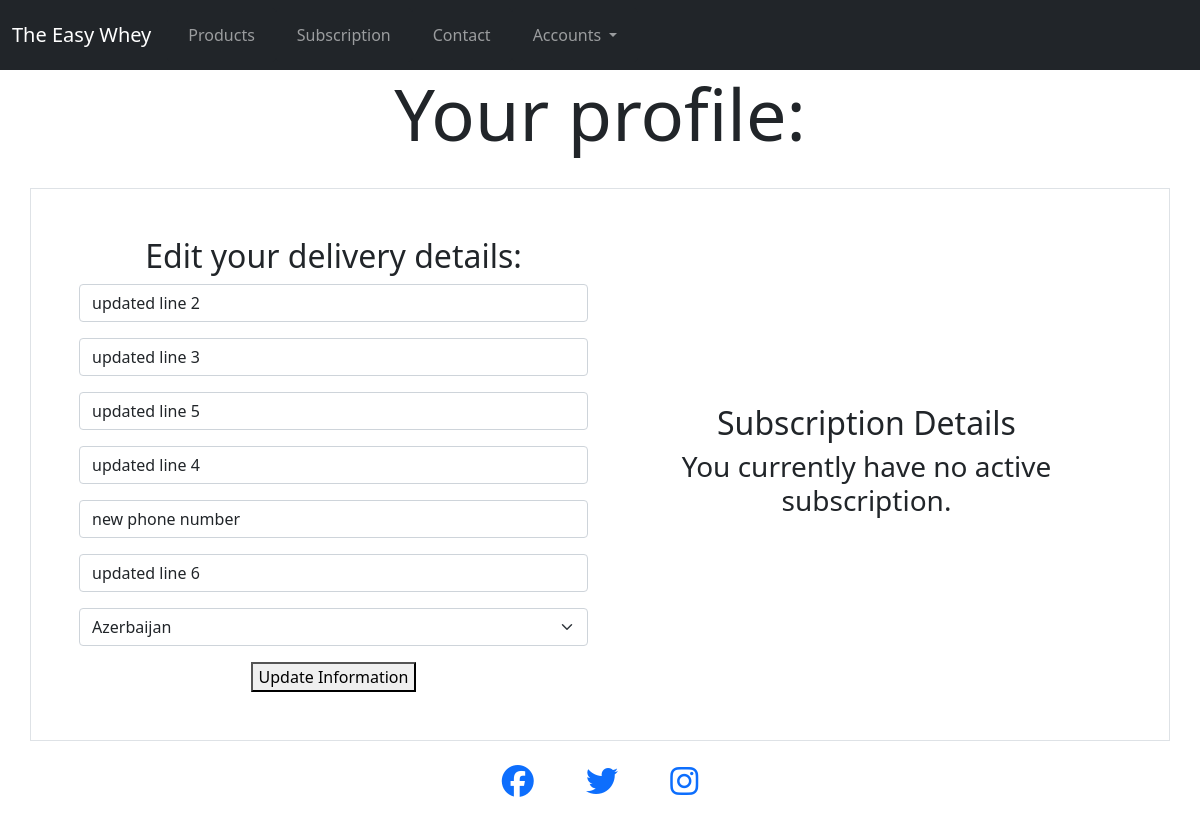
The page /profile/ (signed in) on the database as committed earlier.
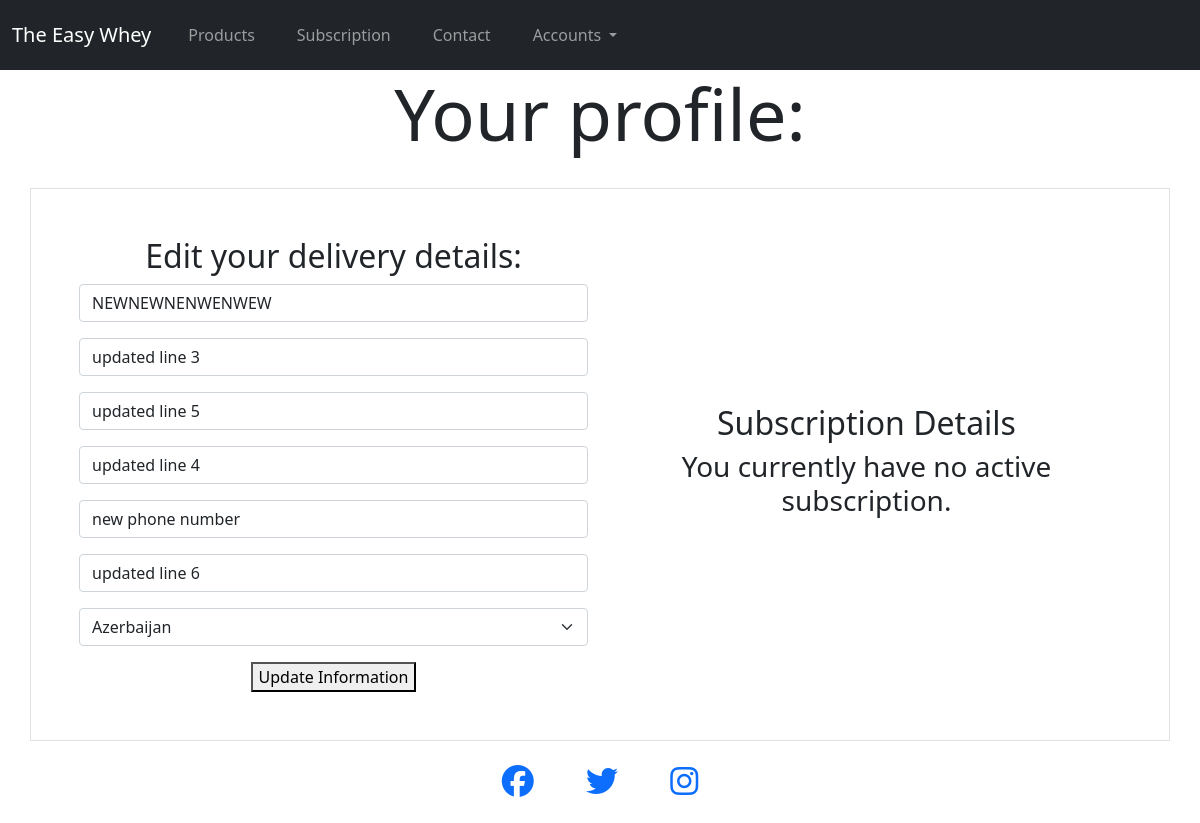
The same page on the database as committed later.
### profiles/models.py (models this page shows, shortened)
class UserProfile(models.Model):
    user = models.OneToOneField(User, on_delete=models.CASCADE)
    default_address_one = models.CharField(max_length=100, null=True, blank=True)
    default_address_two = models.CharField(max_length=100, null=True, blank=True)
    default_town_city = models.CharField(max_length=50, null=True, blank=True)
    default_postcode = models.CharField(max_length=50, null=True, blank=True)
    default_phone_number = models.CharField(max_length=50, null=True, blank=True)
    default_county = models.CharField(max_length=50, null=True, blank=True)
    default_country = CountryField(blank_label="Country", null=True, blank=True)

### profiles/views.py (the view)
# urls.py: path('profile/', views.profile, name="profile"),
@login_required
def profile(request):
    profile = get_object_or_404(UserProfile, user=request.user)
    if request.method == "POST":
        form = UserProfileForm(request.POST, instance=profile)
        if form.is_valid():
            form.save()
            messages.success(request, "Profile saved.")
    form = UserProfileForm(instance=profile)
    if hasattr(profile, 'subscriptions'):
        subscription = profile.subscriptions
        context = {
            "form": form,
            "subscription": subscription,
        }
    else:
        context = {
            "form": form,
        }
    return render(request, "profiles/profile.html", context)

### profiles/forms.py
class UserProfileForm(forms.ModelForm):
    class Meta:
        model = UserProfile
        exclude = ("user",)
    def __init__(self, *args, **kwargs):
        super().__init__(*args, **kwargs)
        placeholders = {
            "default_address_one": "Street Address 1",
            "default_address_two": "Street Address 2",
            "default_town_city": "Town or City",
            "default_postcode": "Postcode",
            "default_phone_number": "Phone Number",
            "default_county": "County",
            "default_country": "County",
        }
        self.fields["default_address_one"].widget.attrs["autofocus"] = True
        for field in self.fields:
            if self.fields[field].required:
                placeholder = f"{placeholders[field]} *"
            else:
                placeholder = placeholders[field]
            self.fields[field].widget.attrs["placeholder"] = placeholder
            self.fields[field].label = False

### templates/profiles/profile.html (shortened to what this page needs)
{% extends 'base.html' %}
{% load static %}
{% block header %}
<div class="container-fluid">
    <div class="row">
        <div class="col text-center">
            <h2 class="display-2">Your profile:</h2>
        </div>
    </div>
</div>
{% endblock %}
{% block content %}
<div class="container border py-5 px-5 mt-4">
    <div class="row justify-content-center align-items-center">
        <div class="col-md-6 text-center">
            <h2>Edit your delivery details:</h2>
            <form action="{% url 'profile' %}" method="POST" id="profile-delivery-form">
                {{ form | crispy }}
                <button type="submit">Update Information</button>
            </form>
        </div>
        <div class="col-md-6 text-center">
            <h2>Subscription Details</h2>
            {% if subscription %}
            <table class="table table-hover align-middle">
                <thead>
                    <tr>
                        <th scope="col">Subscription Number</th>
                        <th scope="col">Utilities</th>
                    </tr>
                </thead>
                <tbody>
                    <tr>
                        <td><a href="{% url 'subscription_history' subscription.subscription_number %}"
                                title="{{ subscription.subscription_number }}">{{ subscription.subscription_number|truncatechars:12 }}</a>
                        </td>
                        <td><button type="button" class="btn btn-danger" data-bs-toggle="modal"
                                data-bs-target="#staticBackdrop{{ forloop.counter }}">
                                Cancel Subscription
                            </button>
                            <div class="modal fade" id="staticBackdrop{{ forloop.counter }}" data-bs-backdrop="static"
                                data-bs-keyboard="false" tabindex="-1"
                                aria-labelledby="staticBackdropLabel{{ forloop.counter }}" aria-hidden="true">
                                <div class="modal-dialog modal-dialog-centered ">
                                    <div class="modal-content">
                                        <div class="modal-header">
                                            <h5 class="modal-title" id="staticBackdropLabel{{ forloop.counter }}">
                                                Delete
                                            </h5>
                                            <button type="button" class="btn-close" data-bs-dismiss="modal"
                                                aria-label="Close"></button>
                                        </div>
                                        <div class="modal-body">
                                            Are you sure you want to cancel this subscription?
                                        </div>
                                        <div class="modal-footer">
                                            <button type="button" class="btn btn-secondary"
                                                data-bs-dismiss="modal">No</button>
                                            <a class="btn btn-danger" href="">Yes</a>
                                        </div>
                                    </div>
                                </div>
                            </div>
                        </td>
                    </tr>
                </tbody>
            </table>
            {% else %}
            <h3>You currently have no active subscription.</h3>
            {% endif %}
        </div>
    </div>
</div>
{% endblock %}

### templates/base.html (shortened to what this page needs)
{% load static %}
<!DOCTYPE html>
<html lang="en">
<head>
    {% block css %}
    <link href="https://cdn.jsdelivr.net/npm/bootstrap@5.0.2/dist/css/bootstrap.min.css" rel="stylesheet"
>
    <link rel="stylesheet" href="{% static 'css/style.css' %}">
    {% endblock %}
</head>
<body>
    <nav class="navbar navbar-expand-lg navbar-dark bg-dark">
        <div class="container-fluid">
            <a class="navbar-brand" href="/">The Easy Whey</a>
            <div class="collapse navbar-collapse" id="navbarNavDropdown">
                <ul class="navbar-nav">
                    <li class="nav-item btn btn-dark">
                        <a class="nav-link" href="{% url 'product_detail' %}">Products</a>
                    </li>
                    <li class="nav-item btn btn-dark">
                        <a class="nav-link" href="{% url 'subscribe' %}">Subscription</a>
                    </li>
                    <li class="nav-item btn btn-dark">
                        <a class="nav-link" href="{% url 'contact' %}">Contact</a>
                    </li>
                    <li class="nav-item dropdown btn btn-dark">
                        <a class="nav-link dropdown-toggle" href="#" id="navbarDropdownMenuLink" role="button"
                            data-bs-toggle="dropdown" aria-expanded="false">
                            Accounts
                        </a>
                    </li>
                </ul>
            </div>
        </div>
    </nav>
    {% block header %}
    {% endblock %}
    {% block content %}
    {% endblock %}
    <footer id="footer">
        <div class="container-fluid">
            <div class="row d-inline text-center">
                <div class="col">
                    <a href="https://www.facebook.com" target="_blank"><i class="fab fa-facebook"></i></a>
                    <a href="https://www.twitter.com" target="_blank"><i class="fab fa-twitter mx-5"></i></a>
                    <a href="https://www.instagram.com" target="_blank"><i class="fab fa-instagram"></i></a>
                </div>
            </div>
        </div>
    </footer>
</body>
</html>

### static/css/style.css (style rules this page uses)
i { font-size: 2rem; }

Rows that differ between the two databases and show on the page:
changed UserProfile "updated line 3": default_address_one "updated line 2" → "NEWNEWNENWENWEW"
